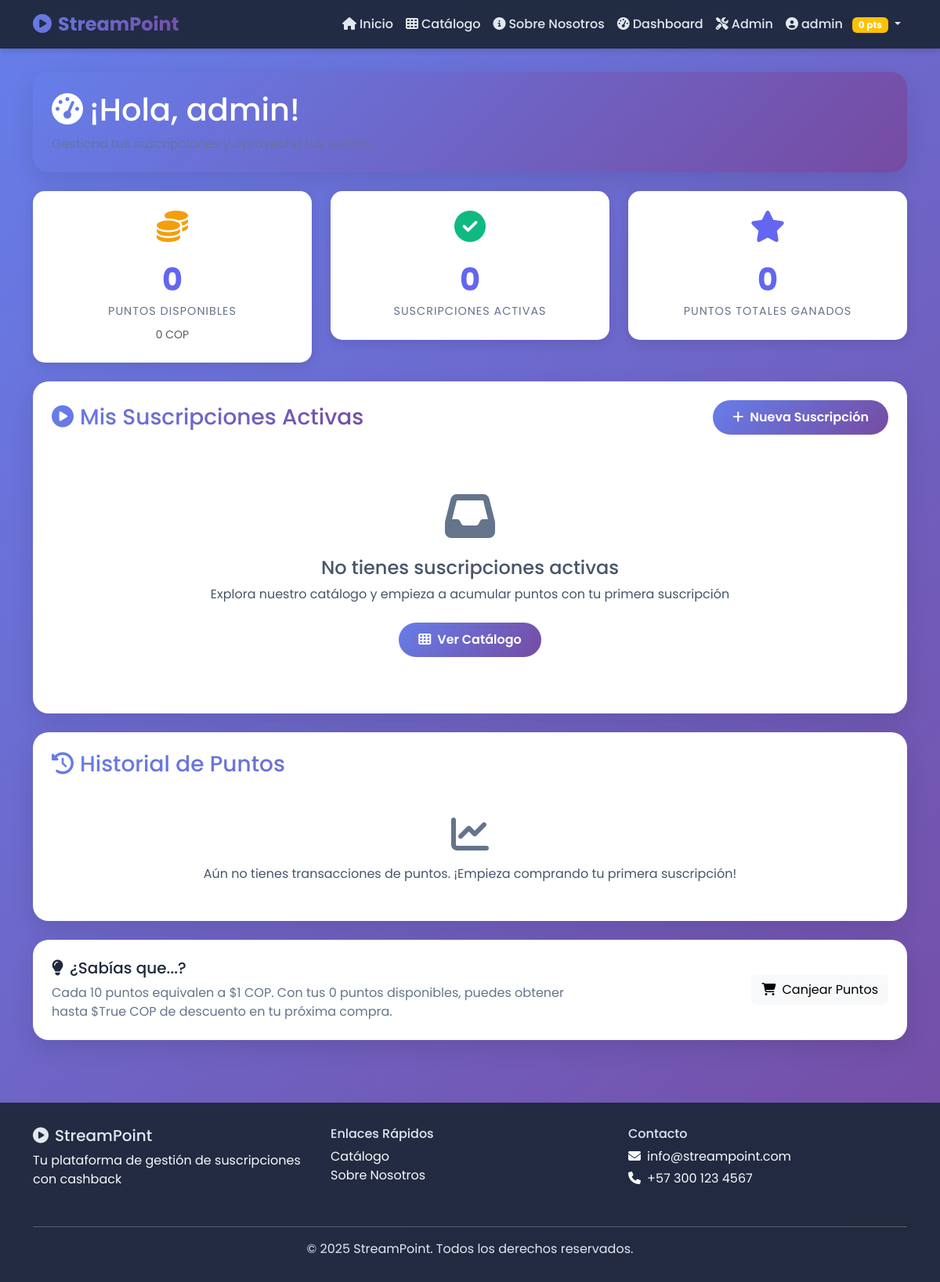
/user/dashboard/ (signed in), run on the app's committed database.
### core_user/models.py (models this page shows, shortened)
class PerfilUsuario(models.Model):
    user = models.OneToOneField(User, on_delete=models.CASCADE, related_name='perfil')
    telefono = models.CharField(max_length=15, blank=True)
    puntos_totales = models.IntegerField(default=0, help_text="Total de puntos acumulados históricamente")
    puntos_disponibles = models.IntegerField(default=0, help_text="Puntos disponibles para canjear")
    fecha_registro = models.DateTimeField(auto_now_add=True)
    class Meta:
        verbose_name_plural = "Perfiles de Usuario"

### core_user/views.py (the view)
# urls.py: path('', views.admin_dashboard, name='dashboard'),
@login_required
def dashboard(request):
    perfil, created = PerfilUsuario.objects.get_or_create(user=request.user)
    if created:
        messages.info(request, 'Tu perfil ha sido creado exitosamente.')
    suscripciones_activas = Suscripcion.objects.filter(
        usuario=request.user,
        estado='activa'
    )
    suscripciones_pendientes = Suscripcion.objects.filter(
        usuario=request.user,
        estado='pendiente'
    )
    historial_puntos = perfil.transacciones.all()[:10]
    context = {
        'perfil': perfil,
        'suscripciones_activas': suscripciones_activas,
        'suscripciones_pendientes': suscripciones_pendientes,
        'historial_puntos': historial_puntos,
    }
    return render(request, 'user/dashboard.html', context)

### core_user/templates/user/dashboard.html (shortened to what this page needs)
{% extends 'base.html' %}
{% load static %}
{% load user_extras %}
{% block content %}
<div class="row mb-4">
    <div class="col-12">
        <div class="card-custom p-4 bg-gradient-primary text-white">
            <h1 class="mb-2">
                <i class="fas fa-tachometer-alt me-2"></i>¡Hola, {{ user.username }}!
            </h1>
            <p class="mb-0 opacity-75">
            </p>
        </div>
    </div>
</div>
<div class="row g-4 mb-4">
    <div class="col-md-4">
        <div class="dashboard-stat-card">
            <div class="stat-icon mb-3">
                <i class="fas fa-coins" style="font-size: 2.5rem; color: var(--warning);"></i>
            </div>
            <div class="stat-value">{{ perfil.puntos_disponibles }}</div>
            <div class="stat-label">Puntos Disponibles</div>
            <small class="text-muted d-block mt-2">
                {{ perfil.puntos_disponibles|puntos_a_pesos }} COP
            </small>
        </div>
    </div>
    <div class="col-md-4">
        <div class="dashboard-stat-card">
            <div class="stat-icon mb-3">
                <i class="fas fa-check-circle" style="font-size: 2.5rem; color: var(--success);"></i>
            </div>
            <div class="stat-value">{{ suscripciones_activas.count }}</div>
            <div class="stat-label">Suscripciones Activas</div>
        </div>
    </div>
    <div class="col-md-4">
        <div class="dashboard-stat-card">
            <div class="stat-icon mb-3">
                <i class="fas fa-star" style="font-size: 2.5rem; color: var(--primary-color);"></i>
            </div>
            <div class="stat-value">{{ perfil.puntos_totales }}</div>
            <div class="stat-label">Puntos Totales Ganados</div>
        </div>
    </div>
</div>
<div class="row mb-4">
    <div class="col-12">
        <div class="card-custom p-4">
            <div class="d-flex justify-content-between align-items-center mb-4">
                <h3 class="text-gradient mb-0">
                    <i class="fas fa-play-circle me-2"></i>Mis Suscripciones Activas
                </h3>
                <a href="{% url 'public:catalogo' %}" class="btn btn-primary-custom">
                    <i class="fas fa-plus me-2"></i>Nueva Suscripción
                </a>
            </div>
            {% if suscripciones_activas %}
                <div class="row g-3">
                    {% for suscripcion in suscripciones_activas %}
                    <div class="col-md-6">
                        <div class="suscription-item">
                            <div class="d-flex justify-content-between align-items-start mb-3">
                                <div>
                                    <h5 class="mb-1">{{ suscripcion.plan.servicio.nombre }}</h5>
                                    <p class="text-muted mb-0 small">{{ suscripcion.plan.nombre }} - {{ suscripcion.plan.get_duracion_display }}</p>
                                </div>
                                <span class="badge bg-success">
                                    <i class="fas fa-check me-1"></i>Activa
                                </span>
                            </div>
                            <div class="mb-3">
                                <div class="d-flex justify-content-between small mb-1">
                                    <span class="text-muted">Progreso</span>
                                    <span class="text-muted">{{ suscripcion.dias_restantes }} días restantes</span>
                                </div>
                                <div class="progress" style="height: 8px;">
                                    {% widthratio suscripcion.dias_restantes suscripcion.plan.get_duracion_dias 100 as progress %}
                                    <div class="progress-bar bg-success" style="width: {{ progress }}%"></div>
                                </div>
                            </div>
                            <div class="row g-2 small text-muted mb-3">
                                <div class="col-6">
                                    <i class="fas fa-calendar-alt me-1"></i>
                                    Inicio: {{ suscripcion.fecha_inicio|date:"d/m/Y" }}
                                </div>
                                <div class="col-6">
                                    <i class="fas fa-calendar-times me-1"></i>
                                    Vence: {{ suscripcion.fecha_vencimiento|date:"d/m/Y" }}
                                </div>
                                <div class="col-6">
                                    <i class="fas fa-envelope me-1"></i>
                                    {{ suscripcion.email_servicio }}
                                </div>
                                <div class="col-6">
                                    <i class="fas fa-star text-warning me-1"></i>
                                    {{ suscripcion.puntos_otorgados }} puntos ganados
                                </div>
                            </div>
                            <div class="d-flex gap-2">
                                <a href="{% url 'user:renovar_suscripcion' suscripcion.id %}"
                                   class="btn btn-sm btn-outline-primary flex-grow-1">
                                    <i class="fas fa-redo me-1"></i>Renovar
                                </a>
                                <a href="{% url 'user:cancelar_suscripcion' suscripcion.id %}"
                                   class="btn btn-sm btn-outline-danger">
                                    <i class="fas fa-times me-1"></i>Cancelar
                                </a>
                            </div>
                        </div>
                    </div>
                    {% endfor %}
                </div>
            {% else %}
                <div class="text-center py-5">
                    <i class="fas fa-inbox" style="font-size: 4rem; color: var(--text-light); margin-bottom: 20px;"></i>
                    <h4 class="text-muted">No tienes suscripciones activas</h4>
                    <p class="text-muted mb-4">
                        Explora nuestro catálogo y empieza a acumular puntos con tu primera suscripción
                    </p>
                    <a href="{% url 'public:catalogo' %}" class="btn btn-primary-custom">
                        <i class="fas fa-th me-2"></i>Ver Catálogo
                    </a>
                </div>
            {% endif %}
        </div>
    </div>
</div>
<div class="row">
    <div class="col-12">
        <div class="card-custom p-4">
            <h3 class="text-gradient mb-4">
                <i class="fas fa-history me-2"></i>Historial de Puntos
            </h3>
            {% if historial_puntos %}
                <div class="table-responsive">
                    <table class="table table-hover">
                        <thead class="table-light">
                            <tr>
                                <th>Fecha</th>
                                <th>Tipo</th>
                                <th>Descripción</th>
                                <th class="text-end">Puntos</th>
                            </tr>
                        </thead>
                        <tbody>
                            {% for transaccion in historial_puntos %}
                            <tr>
                                <td>{{ transaccion.fecha|date:"d/m/Y H:i" }}</td>
                                <td>
                                    {% if transaccion.tipo == 'ganado' %}
                                        <span class="badge bg-success">
                                            <i class="fas fa-plus me-1"></i>Ganado
                                        </span>
                                    {% else %}
                                        <span class="badge bg-danger">
                                            <i class="fas fa-minus me-1"></i>Canjeado
                                        </span>
                                    {% endif %}
                                </td>
                                <td>{{ transaccion.descripcion }}</td>
                                <td class="text-end">
                                    {% if transaccion.tipo == 'ganado' %}
                                        <strong class="text-success">+{{ transaccion.cantidad }}</strong>
                                    {% else %}
                                        <strong class="text-danger">-{{ transaccion.cantidad }}</strong>
                                    {% endif %}
                                </td>
                            </tr>
                            {% endfor %}
                        </tbody>
                    </table>
                </div>
            {% else %}
                <div class="text-center py-4">
                    <i class="fas fa-chart-line" style="font-size: 3rem; color: var(--text-light); margin-bottom: 15px;"></i>
                    <p class="text-muted mb-0">
                        Aún no tienes transacciones de puntos. ¡Empieza comprando tu primera suscripción!
                    </p>
                </div>
            {% endif %}
        </div>
    </div>
</div>
<div class="row mt-4">
    <div class="col-12">
        <div class="card-custom p-4 bg-gradient-warning text-white">
            <div class="row align-items-center">
                <div class="col-md-8">
                    <h5 class="mb-2">
                        <i class="fas fa-lightbulb me-2"></i>¿Sabías que...?
                    </h5>
                    <p class="mb-0">
                        Cada 10 puntos equivalen a $1 COP. Con tus {{ perfil.puntos_disponibles }} puntos disponibles,
                        puedes obtener hasta ${{ perfil.puntos_disponibles|floatformat:0|divisibleby:10 }} COP de descuento en tu próxima compra.
                    </p>
                </div>
                <div class="col-md-4 text-md-end mt-3 mt-md-0">
                    <a href="{% url 'public:catalogo' %}" class="btn btn-light">
                        <i class="fas fa-shopping-cart me-2"></i>Canjear Puntos
                    </a>
                </div>
            </div>
        </div>
    </div>
</div>
{% endblock %}

### templates/base.html (shortened to what this page needs)
{% load static %}
{% load user_extras %}
<!DOCTYPE html>
<html lang="es">
<head>
    <link href="https://cdn.jsdelivr.net/npm/bootstrap@5.3.0/dist/css/bootstrap.min.css" rel="stylesheet">
    <link rel="stylesheet" href="https://cdnjs.cloudflare.com/ajax/libs/font-awesome/6.4.0/css/all.min.css">
    <link rel="stylesheet" href="{% static 'css/style.css' %}">
</head>
<body>
    <nav class="navbar navbar-expand-lg navbar-dark">
        <div class="container">
            <a class="navbar-brand" href="{% url 'public:index' %}">
                <i class="fas fa-play-circle me-2"></i>StreamPoint
            </a>
            <div class="collapse navbar-collapse" id="navbarNav">
                <ul class="navbar-nav ms-auto align-items-center">
                    <li class="nav-item">
                        <a class="nav-link" href="{% url 'public:index' %}">
                            <i class="fas fa-home me-1"></i>Inicio
                        </a>
                    </li>
                    <li class="nav-item">
                        <a class="nav-link" href="{% url 'public:catalogo' %}">
                            <i class="fas fa-th me-1"></i>Catálogo
                        </a>
                    </li>
                    <li class="nav-item">
                        <a class="nav-link" href="{% url 'public:informacion_proyecto' %}">
                            <i class="fas fa-info-circle me-1"></i>Sobre Nosotros
                        </a>
                    </li>
                    {% if user.is_authenticated %}
                        <li class="nav-item">
                            <a class="nav-link" href="{% url 'user:dashboard' %}">
                                <i class="fas fa-tachometer-alt me-1"></i>Dashboard
                            </a>
                        </li>
                        {% if user.is_staff %}
                            <li class="nav-item">
                                <a class="nav-link" href="{% url 'admin_custom:dashboard' %}">
                                    <i class="fas fa-tools me-1"></i>Admin
                                </a>
                            </li>
                        {% endif %}
                        <li class="nav-item dropdown">
                            <a class="nav-link dropdown-toggle" href="#" id="userDropdown" role="button" data-bs-toggle="dropdown">
                                <i class="fas fa-user-circle me-1"></i>{{ user.username }}
                                <span class="badge bg-warning ms-2">{{ user|puntos_disponibles }} pts</span>
                            </a>
                        </li>
                    {% endif %}
                </ul>
            </div>
        </div>
    </nav>
    <div class="content-wrapper">
        <div class="container">
            {% block content %}{% endblock %}
        </div>
    </div>
    <footer>
        <div class="container">
            <div class="row">
                <div class="col-md-4 mb-3">
                    <h5><i class="fas fa-play-circle me-2"></i>StreamPoint</h5>
                    <p class="text-light">Tu plataforma de gestión de suscripciones con cashback</p>
                </div>
                <div class="col-md-4 mb-3">
                    <h6>Enlaces Rápidos</h6>
                    <ul class="list-unstyled">
                        <li><a href="{% url 'public:catalogo' %}" class="text-light text-decoration-none">Catálogo</a></li>
                        <li><a href="{% url 'public:informacion_proyecto' %}" class="text-light text-decoration-none">Sobre Nosotros</a></li>
                    </ul>
                </div>
                <div class="col-md-4 mb-3">
                    <h6>Contacto</h6>
                    <p class="text-light mb-1">
                        <i class="fas fa-envelope me-2"></i>info@streampoint.com
                    </p>
                    <p class="text-light">
                        <i class="fas fa-phone me-2"></i>+57 300 123 4567
                    </p>
                </div>
            </div>
            <hr class="text-light">
            <div class="text-center">
                <p class="mb-0">&copy; 2025 StreamPoint. Todos los derechos reservados.</p>
            </div>
        </div>
    </footer>
</body>
</html>

### data on the page
PerfilUsuario: puntos_disponibles "0", puntos_disponibles|puntos_a_pesos "0", puntos_totales "0", puntos_disponibles|divisibleby "True"

### other printed values
{{ user.username }} "admin"
{{ user|puntos_disponibles }} "0"
{{ suscripciones_activas.count }} "0"
